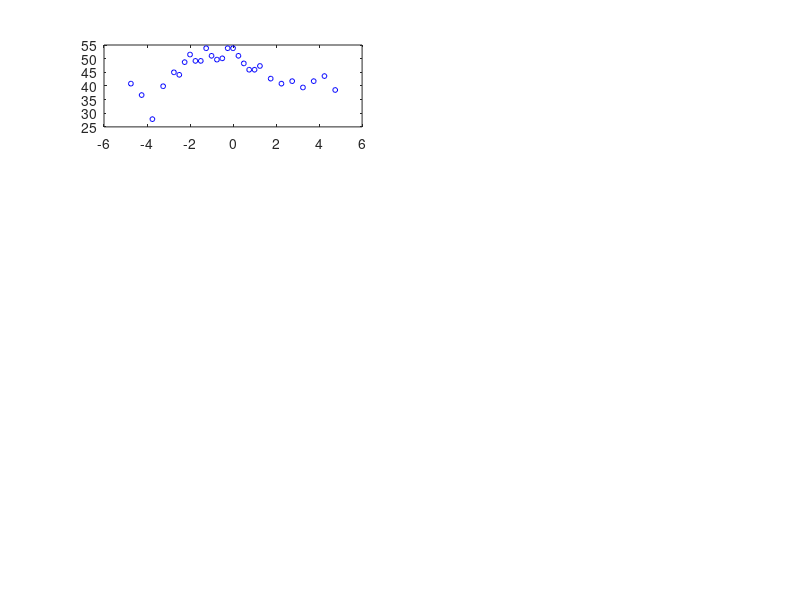

MATLAB code to generate this figure: (Note: this script raises an error after producing the figure.)
% This is to plot the profile of waveheights for test of berkhoffshoaling.

% section 1) x:=1m  	i=280
% section 2) x:=3m  	i=320
% section 3) x:=5m  	i=360
% section 4) x:=7m  	i=400
% section 5) x:=9m  	i=440
% section 6) y:=-2m 	j=80
% section 7) y:= 0m 	j=100
% section 8) y:=+2m 	j=120

 clear all;
figure(1)
x(1:1200)=0.0;
y(1:400)=0.0;

xshift=4;
yshift=1;


for i=1:1200
    x(i)=(i-520-xshift)*0.025;
end
for j=1:400
    y(j)=(j-200)*0.05-0.15;
end

height=load('height_full.dat');      %computated wave height 
%load depth.dat;   %depth file
%load tgzeta7.dat; %a surface elevation file
wh = height;

load section1.dat;    %experimental data with amplitude in mm
load section2.dat;
load section3.dat;
load section4.dat;
load section5.dat;
load section678.dat; 
clf
% section 1----
  subplot(4,2,1);
  plot(section1(:,1),section1(:,2)*2,'bo','MarkerSize',3.5);
  hold;
  plot(y,wh(560+xshift,:)*1000);
  axis([-5,5,10,80]);
  xlabel('x(m)');
  ylabel('H(mm)')

% section 2----
  subplot(4,2,2);
  plot(section2(:,1),section2(:,2)*2,'bo','MarkerSize',3.5);
  hold;
  plot(y,wh(640+xshift,:)*1000);
  axis([-5,5,10,80]);
  xlabel('x(m)');
  ylabel('H(mm)')

% section 3----
  subplot(4,2,3);
  plot(section3(:,1),section3(:,2)*2,'bo','MarkerSize',3.5);
  hold;
  plot(y,wh(720+xshift,:)*1000);
  axis([-5,5,10,120]);
  xlabel('x(m)');
  ylabel('H(mm)')

% section 4----
  subplot(4,2,4);
  plot(section4(:,1),section4(:,2)*2,'bo','MarkerSize',3.5);
  hold;
  plot(y,wh(800+xshift,:)*1000);
  axis([-5,5,-5,120]);
  xlabel('x(m)');
  ylabel('H(mm)')

% section 5----
  subplot(4,2,5);
  plot(section5(:,1),section5(:,2)*2,'bo','MarkerSize',3.5);
  hold;
  plot(y,wh(880+xshift,:)*1000);
  axis([-5,5,5,100]);
  xlabel('x(m)');
  ylabel('H(mm)')

% section 6----
  subplot(4,2,6);
  plot(-section678(:,1),section678(:,2)*2,'bo','MarkerSize',3.5);
  hold;
  plot(x,wh(:,160+yshift)*1000);
  axis([0,11,5,120]);
  xlabel('y(m)');
  ylabel('H(mm)')

% section 7----
  subplot(4,2,7);
  plot(-section678(:,1),section678(:,3)*2,'bo','MarkerSize',3.5);
  hold;
  plot(x,wh(:,200+yshift)*1000);
  axis([0,11,5,120]);
  xlabel('y(m)');
  ylabel('H(mm)')


% section 8----
  subplot(4,2,8);
  plot(-section678(:,1),section678(:,4)*2,'bo','MarkerSize',3.5);
  hold;
  plot(x,wh(:,240+yshift)*1000);
  axis([0,11,5,120]);
  xlabel('y(m)');
  ylabel('H(mm)')


% The timegage 7 and topograph
%  figure(2)
%  pcolor(tgzeta7)
%  shading interp;
%  hold;
%  contour(-depth/5,10)
%
